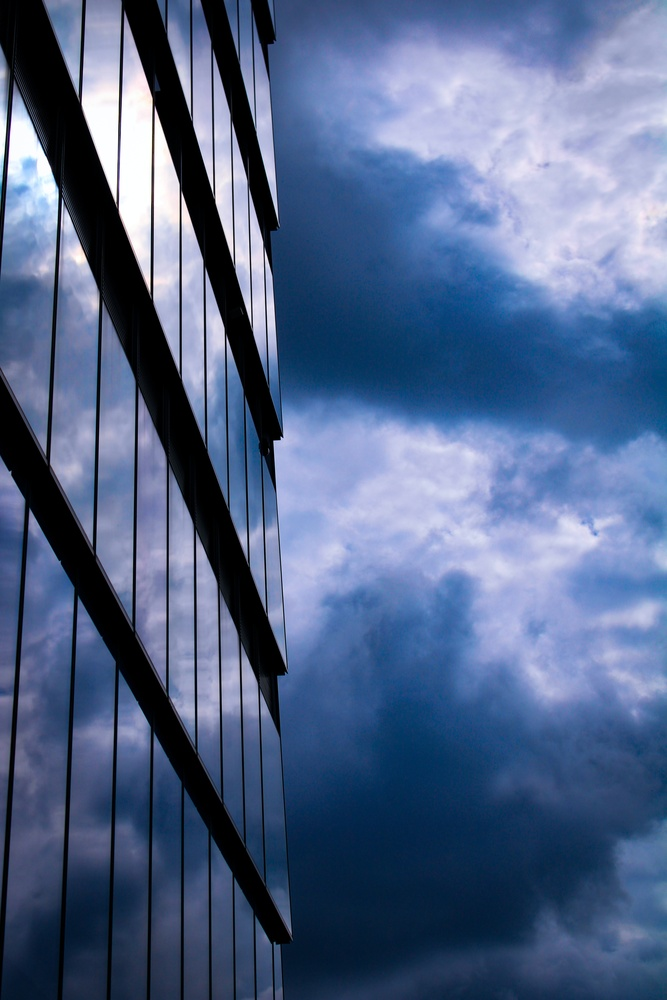
%> input picture Building.jpg, 667 x 1000 px, shrunk from 4000 x 6000 before the run
$ octave Negative.m   (GNU Octave 9; MATLAB toolbox functions it lacks are replaced by stand-ins)
%> lines starting %> are read from the running program, lines starting %| are printed output that depends on the picture
clc;
clear all;
close all;

a = imread('Building.jpg');
%> a is the input picture: size 1000x667x3 uint8; mean R, G, B 82.2, 101.6, 137.9
b = rgb2gray(a);
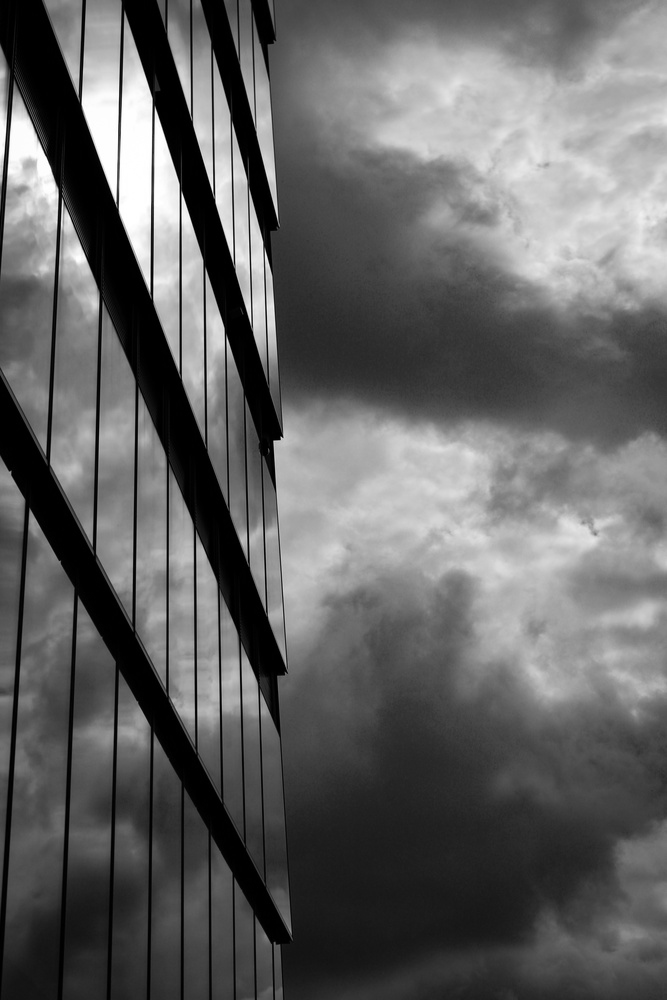
%> b: size 1000x667 uint8; min 0, max 255, mean 99.9

nega = 255 - a;
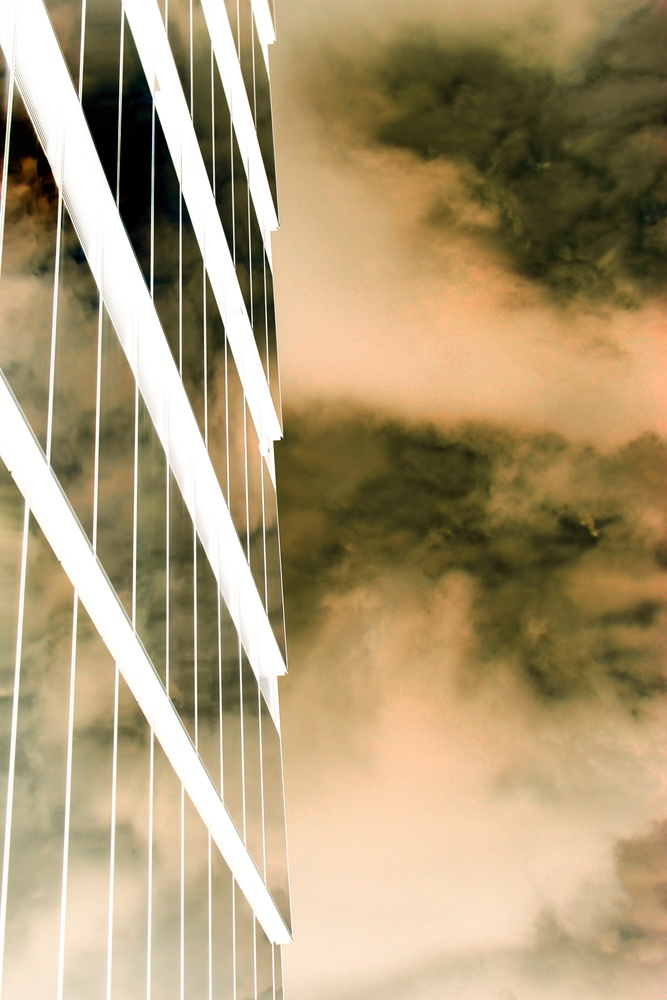
%> nega: size 1000x667x3 uint8; mean R, G, B 172.8, 153.4, 117.1
negb = 255 - b;
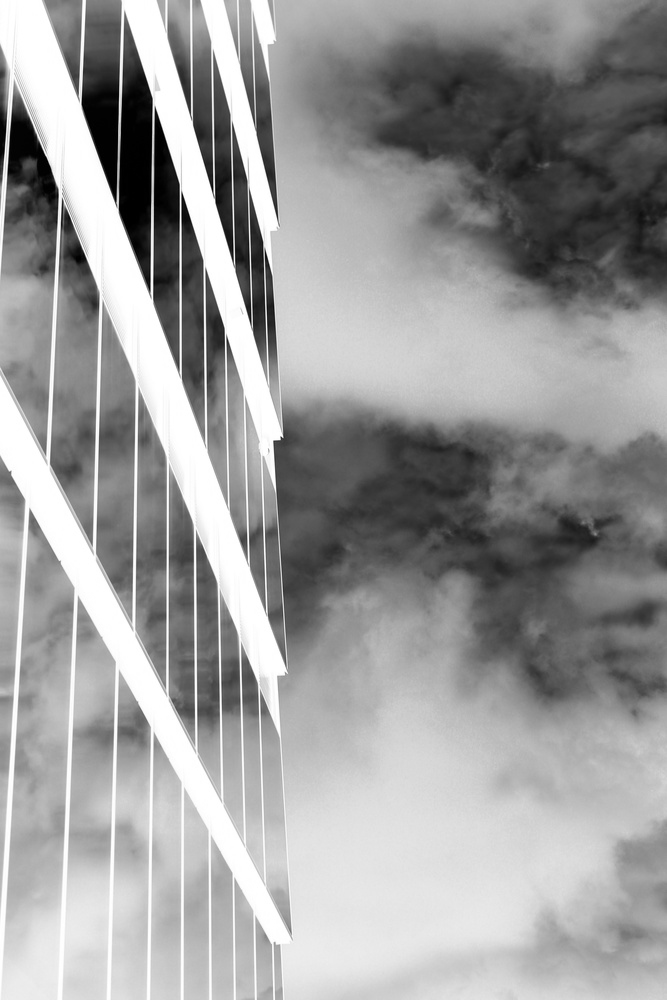
%> negb: size 1000x667 uint8; min 0, max 255, mean 155.1

subplot(2, 2, 1)
imshow(a)
title('Original Image');

subplot(2, 2, 2)
imshow(nega)
title('Negative of Original Image');

subplot(2, 2, 3)
imshow(b)
title('Grayscale Image')

subplot(2, 2, 4)
imshow(negb)
title('Negative of Grayscale Image')

$ run again, with NYC.jpg copied over Building.jpg
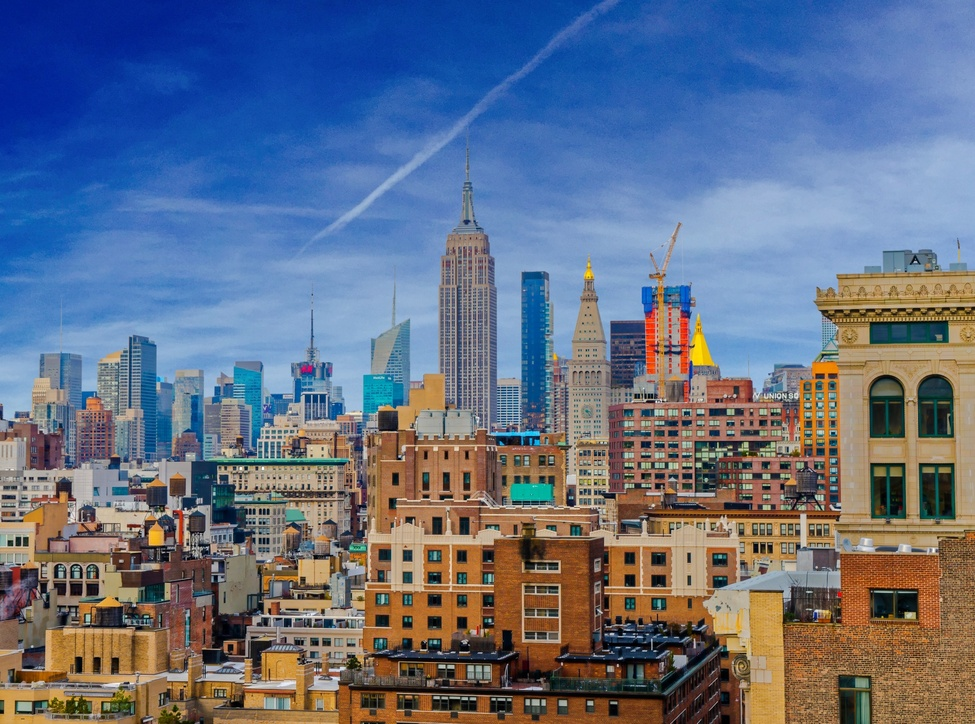
%> input picture NYC.jpg, 975 x 724 px, shrunk from 1919 x 1425 before the run
%> a is the input picture: size 724x975x3 uint8; mean R, G, B 99.8, 111.2, 133
%> `nega = 255 - a;`:
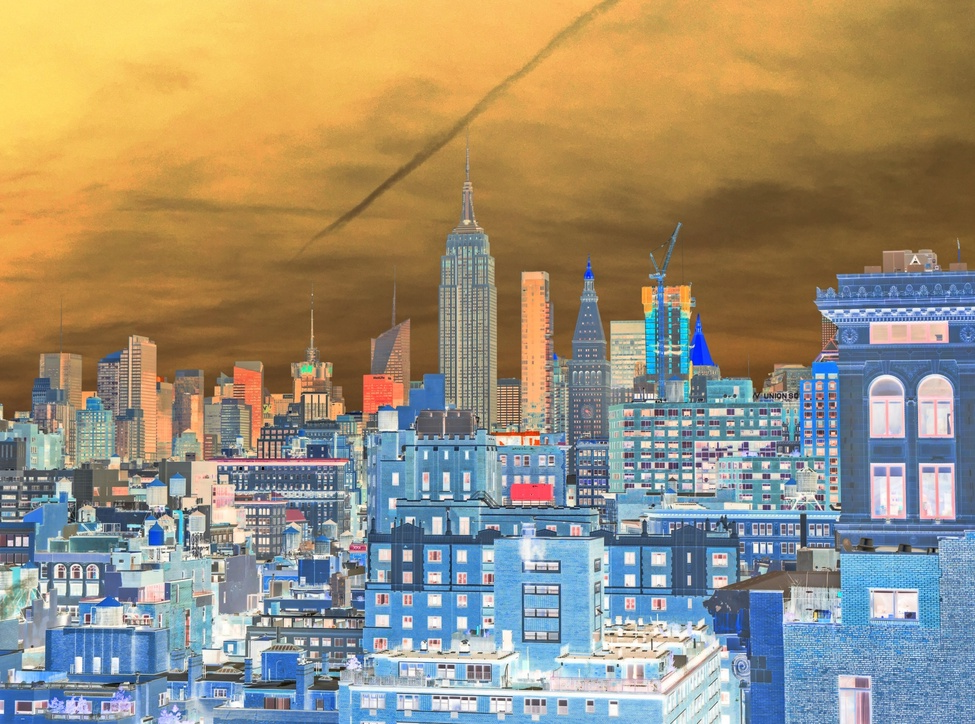
%> nega: size 724x975x3 uint8; mean R, G, B 155.2, 143.8, 122
%> `negb = 255 - b;`:
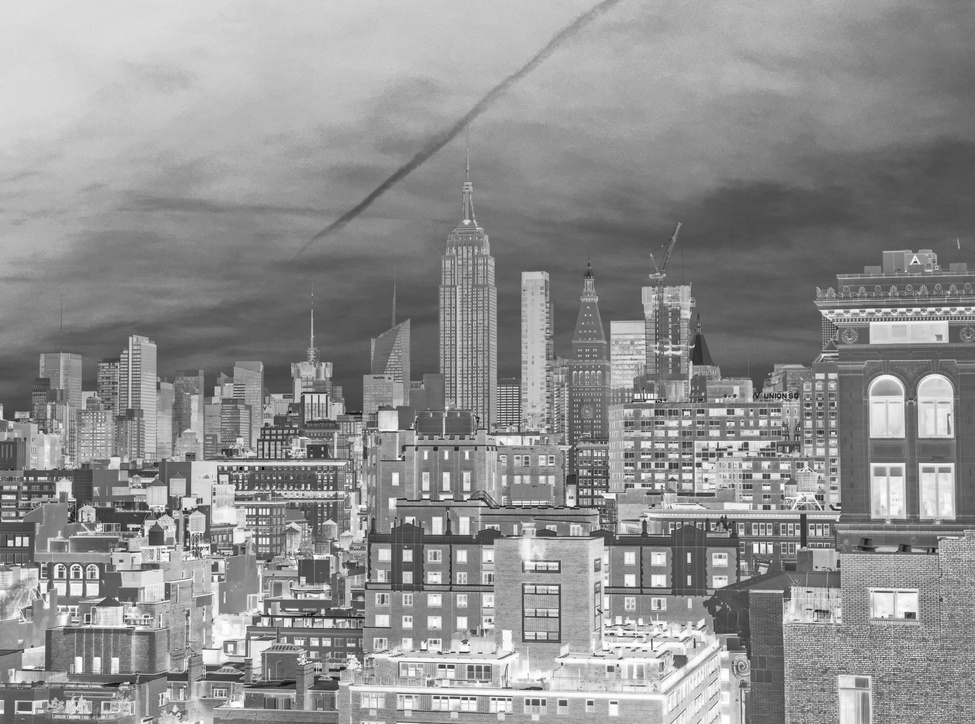
%> negb: size 724x975 uint8; min 1, max 255, mean 144.7

$ run again, with photo.jpg copied over Building.jpg
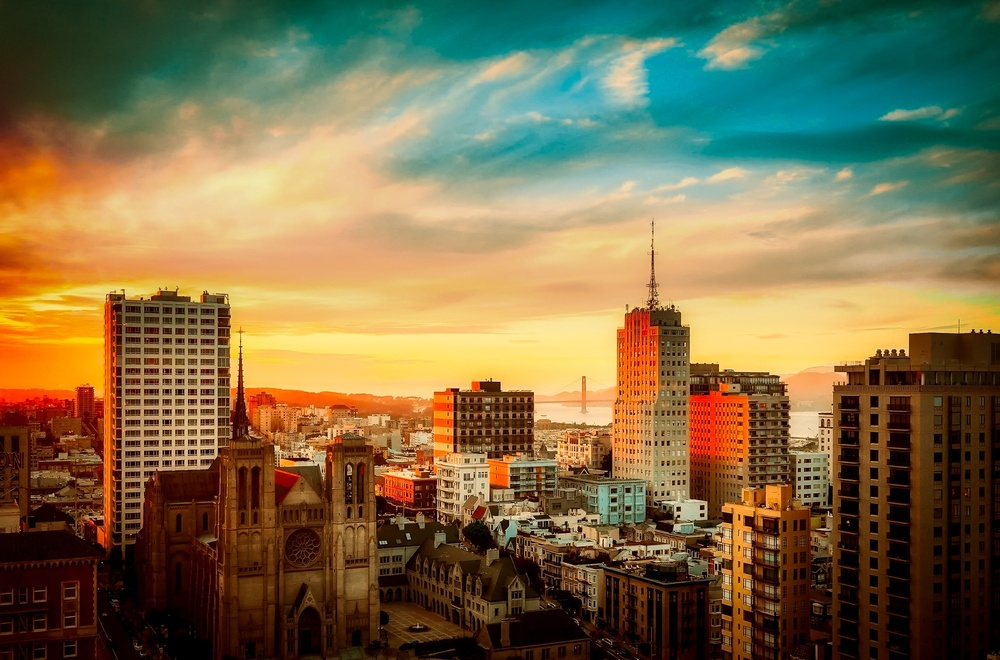
%> input picture photo.jpg, 1000 x 660 px, shrunk from 2000 x 1319 before the run
%> a is the input picture: size 660x1000x3 uint8; mean R, G, B 125.3, 109.8, 73.2
%> `nega = 255 - a;`:
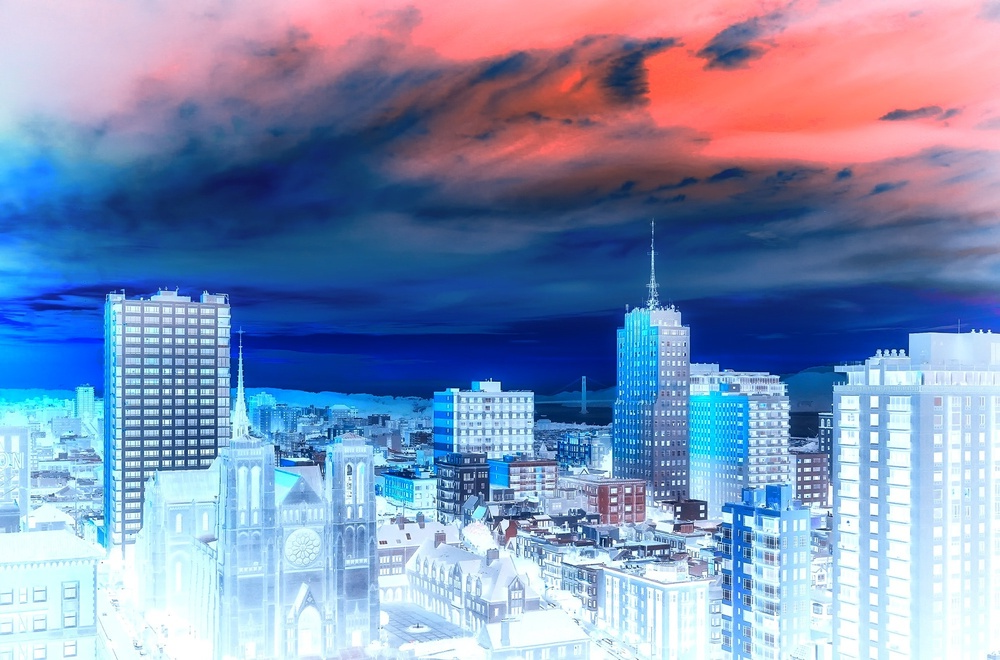
%> nega: size 660x1000x3 uint8; mean R, G, B 129.7, 145.2, 181.8
%> `negb = 255 - b;`:
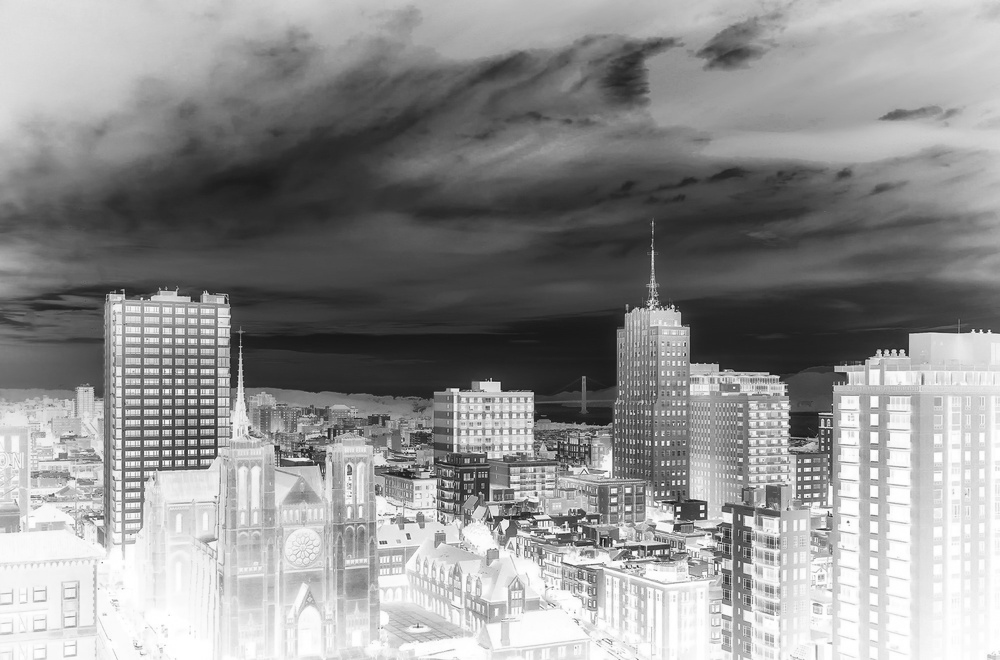
%> negb: size 660x1000 uint8; min 14, max 255, mean 144.7
